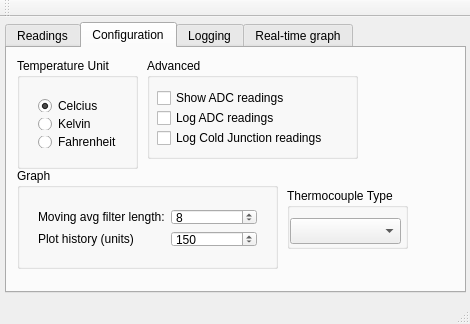
<?xml version="1.0" encoding="UTF-8"?>
<ui version="4.0">
 <class>MainWindow</class>
 <widget class="QMainWindow" name="MainWindow">
  <property name="geometry">
   <rect>
    <x>0</x>
    <y>0</y>
    <width>470</width>
    <height>324</height>
   </rect>
  </property>
  <property name="sizePolicy">
   <sizepolicy hsizetype="Fixed" vsizetype="Fixed">
    <horstretch>0</horstretch>
    <verstretch>0</verstretch>
   </sizepolicy>
  </property>
  <property name="windowTitle">
   <string>T100 Basic Listener</string>
  </property>
  <widget class="QWidget" name="centralWidget">
   <widget class="QTabWidget" name="tabWidget">
    <property name="geometry">
     <rect>
      <x>5</x>
      <y>5</y>
      <width>461</width>
      <height>271</height>
     </rect>
    </property>
    <property name="focusPolicy">
     <enum>Qt::NoFocus</enum>
    </property>
    <property name="tabPosition">
     <enum>QTabWidget::North</enum>
    </property>
    <property name="tabShape">
     <enum>QTabWidget::Rounded</enum>
    </property>
    <property name="currentIndex">
     <number>1</number>
    </property>
    <widget class="QWidget" name="tab">
     <attribute name="title">
      <string>Readings</string>
     </attribute>
     <widget class="QWidget" name="layoutWidget">
      <property name="geometry">
       <rect>
        <x>0</x>
        <y>0</y>
        <width>451</width>
        <height>235</height>
       </rect>
      </property>
      <layout class="QVBoxLayout" name="verticalLayout">
       <item>
        <widget class="QTableView" name="myTableView"/>
       </item>
       <item>
        <widget class="QPushButton" name="rescan_pushButton">
         <property name="text">
          <string>Rescan Devices</string>
         </property>
        </widget>
       </item>
      </layout>
     </widget>
    </widget>
    <widget class="QWidget" name="tab_2">
     <attribute name="title">
      <string>Configuration</string>
     </attribute>
     <widget class="QGroupBox" name="groupBox_3">
      <property name="geometry">
       <rect>
        <x>10</x>
        <y>10</y>
        <width>121</width>
        <height>111</height>
       </rect>
      </property>
      <property name="title">
       <string>Temperature Unit</string>
      </property>
      <widget class="QWidget" name="layoutWidget">
       <property name="geometry">
        <rect>
         <x>10</x>
         <y>30</y>
         <width>103</width>
         <height>71</height>
        </rect>
       </property>
       <layout class="QVBoxLayout" name="verticalLayout_2">
        <item>
         <widget class="QRadioButton" name="config_celcius_radioButton">
          <property name="text">
           <string>Celcius</string>
          </property>
          <property name="checked">
           <bool>true</bool>
          </property>
         </widget>
        </item>
        <item>
         <widget class="QRadioButton" name="config_kelvin_radioButton">
          <property name="text">
           <string>Kelvin</string>
          </property>
         </widget>
        </item>
        <item>
         <widget class="QRadioButton" name="config_fahr_radioButton">
          <property name="text">
           <string>Fahrenheit</string>
          </property>
         </widget>
        </item>
       </layout>
      </widget>
     </widget>
     <widget class="QGroupBox" name="groupBox_4">
      <property name="geometry">
       <rect>
        <x>280</x>
        <y>140</y>
        <width>121</width>
        <height>61</height>
       </rect>
      </property>
      <property name="title">
       <string>Thermocouple Type</string>
      </property>
      <widget class="QComboBox" name="comboBox_2">
       <property name="geometry">
        <rect>
         <x>3</x>
         <y>30</y>
         <width>111</width>
         <height>26</height>
        </rect>
       </property>
      </widget>
     </widget>
     <widget class="QGroupBox" name="groupBox_2">
      <property name="geometry">
       <rect>
        <x>140</x>
        <y>10</y>
        <width>211</width>
        <height>101</height>
       </rect>
      </property>
      <property name="title">
       <string>Advanced</string>
      </property>
      <widget class="QCheckBox" name="config_showADC_checkBox">
       <property name="geometry">
        <rect>
         <x>10</x>
         <y>30</y>
         <width>171</width>
         <height>20</height>
        </rect>
       </property>
       <property name="text">
        <string>Show ADC readings</string>
       </property>
      </widget>
      <widget class="QCheckBox" name="config_logADC_checkBox">
       <property name="geometry">
        <rect>
         <x>10</x>
         <y>50</y>
         <width>171</width>
         <height>20</height>
        </rect>
       </property>
       <property name="text">
        <string>Log ADC readings</string>
       </property>
      </widget>
      <widget class="QCheckBox" name="config_logColdJunction_checkBox">
       <property name="geometry">
        <rect>
         <x>10</x>
         <y>70</y>
         <width>191</width>
         <height>20</height>
        </rect>
       </property>
       <property name="text">
        <string>Log Cold Junction readings</string>
       </property>
      </widget>
     </widget>
     <widget class="QGroupBox" name="groupBox_5">
      <property name="geometry">
       <rect>
        <x>10</x>
        <y>120</y>
        <width>261</width>
        <height>101</height>
       </rect>
      </property>
      <property name="title">
       <string>Graph</string>
      </property>
      <widget class="QWidget" name="layoutWidget">
       <property name="geometry">
        <rect>
         <x>10</x>
         <y>30</y>
         <width>241</width>
         <height>60</height>
        </rect>
       </property>
       <layout class="QGridLayout" name="gridLayout_2">
        <item row="0" column="0">
         <widget class="QLabel" name="label_2">
          <property name="text">
           <string>Moving avg filter length:</string>
          </property>
         </widget>
        </item>
        <item row="0" column="1">
         <widget class="QSpinBox" name="config_movAvg_spinBox">
          <property name="minimum">
           <number>1</number>
          </property>
          <property name="maximum">
           <number>32</number>
          </property>
          <property name="value">
           <number>8</number>
          </property>
         </widget>
        </item>
        <item row="1" column="0">
         <widget class="QLabel" name="label_3">
          <property name="text">
           <string>Plot history (units)</string>
          </property>
         </widget>
        </item>
        <item row="1" column="1">
         <widget class="QSpinBox" name="config_movAvg_spinBox_2">
          <property name="minimum">
           <number>100</number>
          </property>
          <property name="maximum">
           <number>1000</number>
          </property>
          <property name="value">
           <number>150</number>
          </property>
         </widget>
        </item>
       </layout>
      </widget>
     </widget>
    </widget>
    <widget class="QWidget" name="tab_4">
     <attribute name="title">
      <string>Logging</string>
     </attribute>
     <widget class="QGroupBox" name="groupBox">
      <property name="geometry">
       <rect>
        <x>10</x>
        <y>3</y>
        <width>241</width>
        <height>81</height>
       </rect>
      </property>
      <property name="title">
       <string>Device Settings</string>
      </property>
      <widget class="QRadioButton" name="logTab_radioButton">
       <property name="enabled">
        <bool>false</bool>
       </property>
       <property name="geometry">
        <rect>
         <x>11</x>
         <y>25</y>
         <width>101</width>
         <height>20</height>
        </rect>
       </property>
       <property name="text">
        <string>Log them all</string>
       </property>
       <property name="checked">
        <bool>false</bool>
       </property>
      </widget>
      <widget class="QRadioButton" name="logTab_radioButton_2">
       <property name="geometry">
        <rect>
         <x>10</x>
         <y>54</y>
         <width>120</width>
         <height>20</height>
        </rect>
       </property>
       <property name="text">
        <string>Log one device</string>
       </property>
       <property name="checked">
        <bool>true</bool>
       </property>
      </widget>
      <widget class="QComboBox" name="logTab_comboBox">
       <property name="enabled">
        <bool>true</bool>
       </property>
       <property name="geometry">
        <rect>
         <x>131</x>
         <y>51</y>
         <width>104</width>
         <height>26</height>
        </rect>
       </property>
      </widget>
     </widget>
     <widget class="QPushButton" name="logTab_pushButton">
      <property name="geometry">
       <rect>
        <x>6</x>
        <y>190</y>
        <width>441</width>
        <height>41</height>
       </rect>
      </property>
      <property name="text">
       <string>Start Logging</string>
      </property>
     </widget>
     <widget class="QLCDNumber" name="logTab_lcdNumber">
      <property name="geometry">
       <rect>
        <x>260</x>
        <y>20</y>
        <width>181</width>
        <height>61</height>
       </rect>
      </property>
      <property name="frameShape">
       <enum>QFrame::Box</enum>
      </property>
      <property name="smallDecimalPoint">
       <bool>true</bool>
      </property>
      <property name="digitCount">
       <number>8</number>
      </property>
      <property name="value" stdset="0">
       <double>12.000000000000000</double>
      </property>
     </widget>
     <widget class="QTextEdit" name="logTab_textEdit">
      <property name="geometry">
       <rect>
        <x>10</x>
        <y>90</y>
        <width>431</width>
        <height>91</height>
       </rect>
      </property>
      <property name="readOnly">
       <bool>true</bool>
      </property>
     </widget>
    </widget>
    <widget class="QWidget" name="tab_3">
     <attribute name="title">
      <string>Real-time graph</string>
     </attribute>
     <widget class="QCustomPlot" name="myPlot" native="true">
      <property name="geometry">
       <rect>
        <x>4</x>
        <y>8</y>
        <width>441</width>
        <height>171</height>
       </rect>
      </property>
     </widget>
     <widget class="QWidget" name="layoutWidget">
      <property name="geometry">
       <rect>
        <x>0</x>
        <y>190</y>
        <width>451</width>
        <height>49</height>
       </rect>
      </property>
      <layout class="QGridLayout" name="gridLayout">
       <item row="0" column="0">
        <widget class="QLabel" name="label">
         <property name="text">
          <string>Current Device ID for Plotting:</string>
         </property>
        </widget>
       </item>
       <item row="0" column="1">
        <widget class="QComboBox" name="graphTab_comboBox"/>
       </item>
       <item row="1" column="0">
        <widget class="QLabel" name="logTab_statusLabel">
         <property name="text">
          <string>Status: Idle ...</string>
         </property>
        </widget>
       </item>
       <item row="1" column="1">
        <widget class="QLabel" name="logTab_lastReadLabel">
         <property name="text">
          <string>Last Read: ...</string>
         </property>
        </widget>
       </item>
      </layout>
     </widget>
    </widget>
   </widget>
  </widget>
  <widget class="QMenuBar" name="menuBar">
   <property name="geometry">
    <rect>
     <x>0</x>
     <y>0</y>
     <width>470</width>
     <height>22</height>
    </rect>
   </property>
  </widget>
  <widget class="QToolBar" name="mainToolBar">
   <attribute name="toolBarArea">
    <enum>TopToolBarArea</enum>
   </attribute>
   <attribute name="toolBarBreak">
    <bool>false</bool>
   </attribute>
  </widget>
  <widget class="QStatusBar" name="statusBar"/>
 </widget>
 <layoutdefault spacing="6" margin="11"/>
 <customwidgets>
  <customwidget>
   <class>QCustomPlot</class>
   <extends>QWidget</extends>
   <header>./qcustomplot/qcustomplot.h</header>
   <container>1</container>
  </customwidget>
 </customwidgets>
 <resources/>
 <connections/>
</ui>
